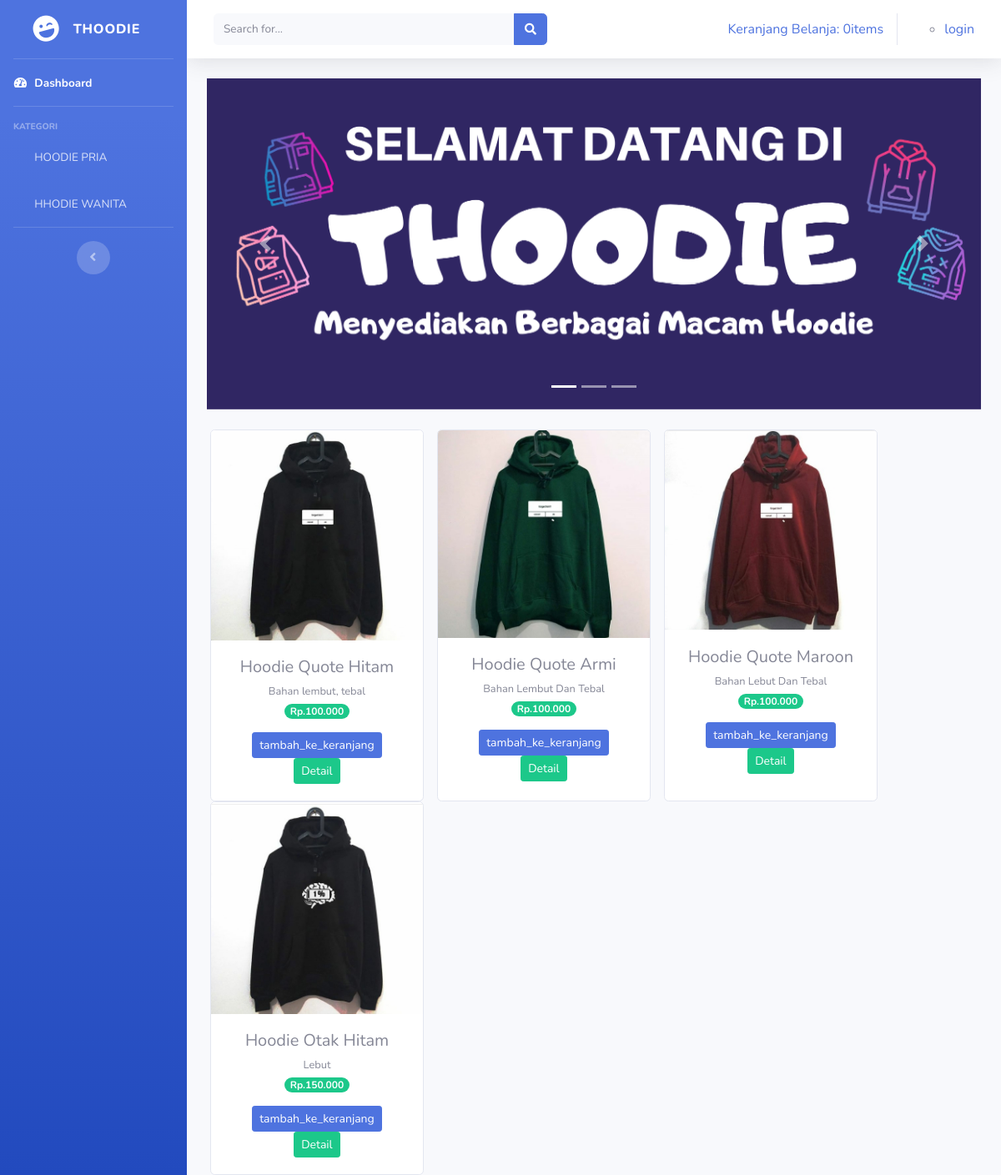
The app's page /index.php/kategori/hoodiepria with its own data.
### tables this page shows
CREATE TABLE IF NOT EXISTS `tbl_barang` (
`id_brg` int(11) NOT NULL,
  `nama_brg` varchar(120) NOT NULL,
  `keterangan` varchar(225) NOT NULL,
  `kategori` varchar(60) NOT NULL,
  `harga` int(11) NOT NULL,
  `stok` int(4) NOT NULL,
  `gambar` text NOT NULL
);

### application/controllers/kategori.php (called while the page is built, shortened)
<?php
class kategori extends CI_Controller{
	public function hoodiepria()
	{
		$data['hoodiepria'] = $this->model_kategori->data_hoodiepria()->result();
		$this->load->view('templates/header');
		$this->load->view('templates/sidebar');
		$this->load->view('hoodiepria', $data);
		$this->load->view('templates/footer');
	}
}

### index.php (called while the page is built, shortened)
<?php
require_once BASEPATH.'core/CodeIgniter.php';

### application/models/model_kategori.php (called while the page is built, shortened)
<?php
class Model_kategori extends CI_Model{
	public function data_hoodiepria(){
		return $this->db->get_where("tbl_barang",array('kategori' => 'Hoodie Pria'));
	}
}

### application/views/hoodiepria.php (the view, shortened to what this page needs)
<div class="container-fluid">
  <div id="carouselExampleIndicators" class="carousel slide" data-ride="carousel">
  <ol class="carousel-indicators">
    <li data-target="#carouselExampleIndicators" data-slide-to="0" class="active"></li>
    <li data-target="#carouselExampleIndicators" data-slide-to="1"></li>
    <li data-target="#carouselExampleIndicators" data-slide-to="2"></li>
  </ol>
  <div class="carousel-inner">
    <div class="carousel-item active">
      <img src="<?php echo base_url('assets/img/1.png') ?>" class="d-block w-100" alt="...">
    </div>
  </div>
  <a class="carousel-control-prev" href="#carouselExampleIndicators" role="button" data-slide="prev">
    <span class="carousel-control-prev-icon" aria-hidden="true"></span>
  </a>
  <a class="carousel-control-next" href="#carouselExampleIndicators" role="button" data-slide="next">
    <span class="carousel-control-next-icon" aria-hidden="true"></span>
  </a>
</div>
  <div class="row text-center mt-4">
    <?php foreach ($hoodiepria as $brg) : ?>
      <div class="card ml-3" style="width: 16rem;">
        <img src="<?php echo base_url().'/uploads/'.$brg->gambar ?>" class="card-img-top" alt="...">
         <div class="card-body">
            <h5 class="card-title mb-1"><?php echo $brg->nama_brg ?></h5>
            <small><?php echo $brg->keterangan ?></small><br>
            <span class="badge badge-pill badge-success mb-3">Rp.<?php echo number_format($brg->harga, 0,',','.') ?></span>
            <?php echo anchor('dashboard/tambah_ke_keranjang/' .$brg->id_brg, '<div class="btn btn-sm btn-primary"> tambah_ke_keranjang </div>') ?>
            <?php echo anchor('dashboard/detail/' .$brg->id_brg, '<div class="btn btn-sm btn-success"> Detail </div>') ?>
         </div>
        </div>
    <?php endforeach ?>
  </div>
</div>

### records on screen
tbl_barang: gambar (picture), nama_brg "Hoodie Quote Hitam", keterangan "Bahan lembut, tebal", harga "100.000", id_brg "tambah_ke_keranjang", id_brg "Detail"
tbl_barang: gambar (picture), nama_brg "Hoodie Quote Armi", keterangan "Bahan Lembut Dan Tebal", harga "100.000", id_brg "tambah_ke_keranjang", id_brg "Detail"
tbl_barang: gambar (picture), nama_brg "Hoodie Quote Maroon", keterangan "Bahan Lebut Dan Tebal", harga "100.000", id_brg "tambah_ke_keranjang", id_brg "Detail"
tbl_barang: gambar (picture), nama_brg "Hoodie Otak Hitam", keterangan "Lebut", harga "150.000", id_brg "tambah_ke_keranjang", id_brg "Detail"

### other values on screen
anchor('dashboard/detail_keranjang',$keranjang) "Keranjang Belanja: 0items"
anchor ('auth/login', 'login') "login"
